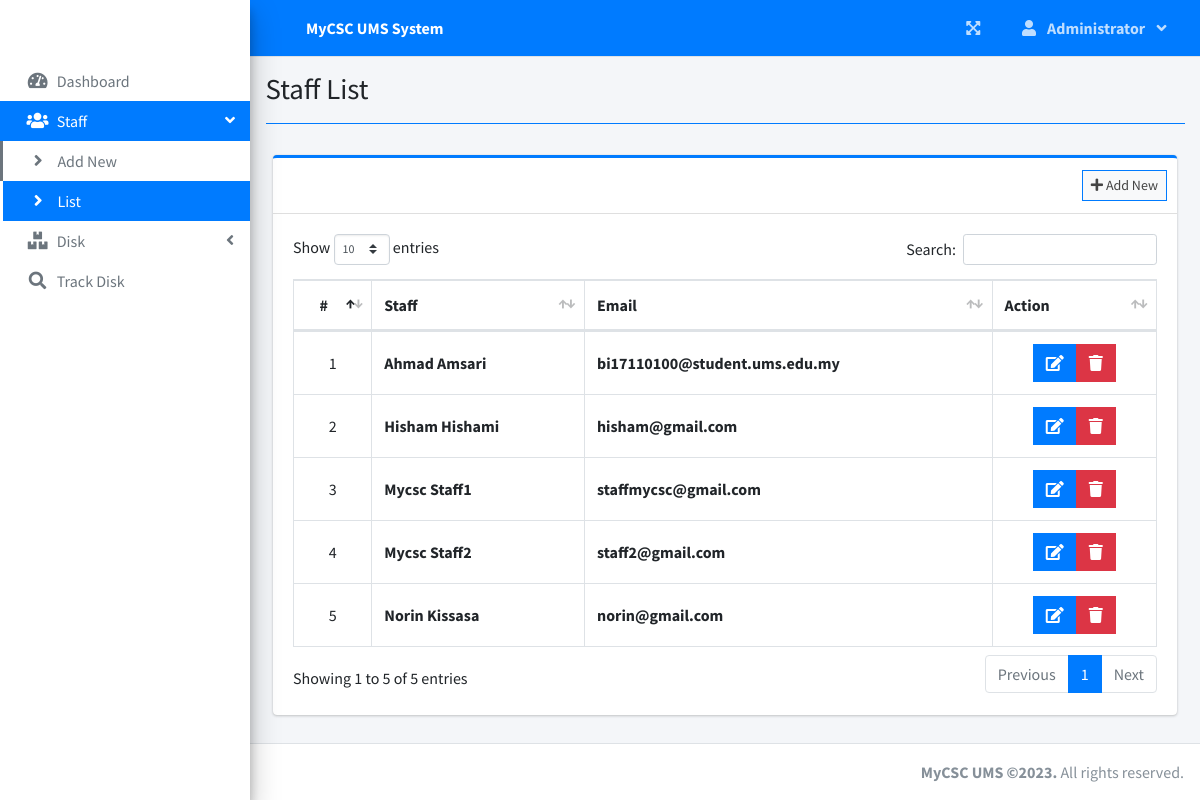
/indexmin.php?page=staff_list (signed in), run on the app's committed database.
### tables this page shows
CREATE TABLE `users` (
  `id` int(30) NOT NULL,
  `firstname` varchar(200) NOT NULL,
  `lastname` varchar(200) NOT NULL,
  `email` varchar(200) NOT NULL,
  `password` text NOT NULL,
  `type` tinyint(1) NOT NULL DEFAULT 2 COMMENT '1 = admin, 2 = staff',
  `branch_id` int(30) NOT NULL,
  `date_created` datetime NOT NULL DEFAULT current_timestamp()
);

### staff_list.php (the view, shortened to what this page needs)
<?php include'db_connect.php' ?>
<div class="col-lg-12">
	<div class="card card-outline card-primary">
		<div class="card-header">
			<div class="card-tools">
				<a class="btn btn-block btn-sm btn-default btn-flat border-primary " href="./indexmin.php?page=new_staff"><i class="fa fa-plus"></i> Add New</a>
			</div>
		</div>
		<div class="card-body">
			<table class="table tabe-hover table-bordered" id="list">
				<!-- <colgroup>
					<col width="5%">
					<col width="15%">
					<col width="25%">
					<col width="25%">
					<col width="15%">
				</colgroup> -->
				<thead>
					<tr>
						<th class="text-center">#</th>
						<th>Staff</th>
						<th>Email</th>
						<th>Action</th>
					</tr>
				</thead>
				<tbody>
					<?php
					$i = 1;
					$qry = $conn->query("SELECT u.*,concat(u.firstname,' ',u.lastname) as name,concat(b.street,', ',b.city,', ',b.state,', ',b.zip_code,', ',b.country) as baddress FROM users u inner join branches b on b.id = u.branch_id where u.type = 2 order by concat(u.firstname,' ',u.lastname) asc ");
					while($row= $qry->fetch_assoc()):
					?>
					<tr>
						<td class="text-center"><?php echo $i++ ?></td>
						<td><b><?php echo ucwords($row['name']) ?></b></td>
						<td><b><?php echo ($row['email']) ?></b></td>
						<td class="text-center">
		                    <div class="btn-group">
		                        <a href="indexmin.php?page=edit_staff&id=<?php echo $row['id'] ?>" class="btn btn-primary btn-flat ">
		                          <i class="fas fa-edit"></i>
		                        </a>
		                        <button type="button" class="btn btn-danger btn-flat delete_staff" data-id="<?php echo $row['id'] ?>">
		                          <i class="fas fa-trash"></i>
		                        </button>
	                      </div>
						</td>
					</tr>
				<?php endwhile; ?>
				</tbody>
			</table>
		</div>
	</div>
</div>

### staff_list.php (style rules this page uses)
table td { vertical-align: middle !important; }

### data on the page
users: name "Ahmad Amsari", email "bi17110100@student.ums.edu.my"
users: name "Hisham Hishami", email "hisham@gmail.com"
users: name "Mycsc Staff1", email "staffmycsc@gmail.com"
users: name "Mycsc Staff2", email "staff2@gmail.com"
users: name "Norin Kissasa", email "norin@gmail.com"

### other printed values
$_SESSION['system']['name'] "MyCSC UMS System"
$_SESSION['login_firstname'] "Administrator"
$title "Staff List"
